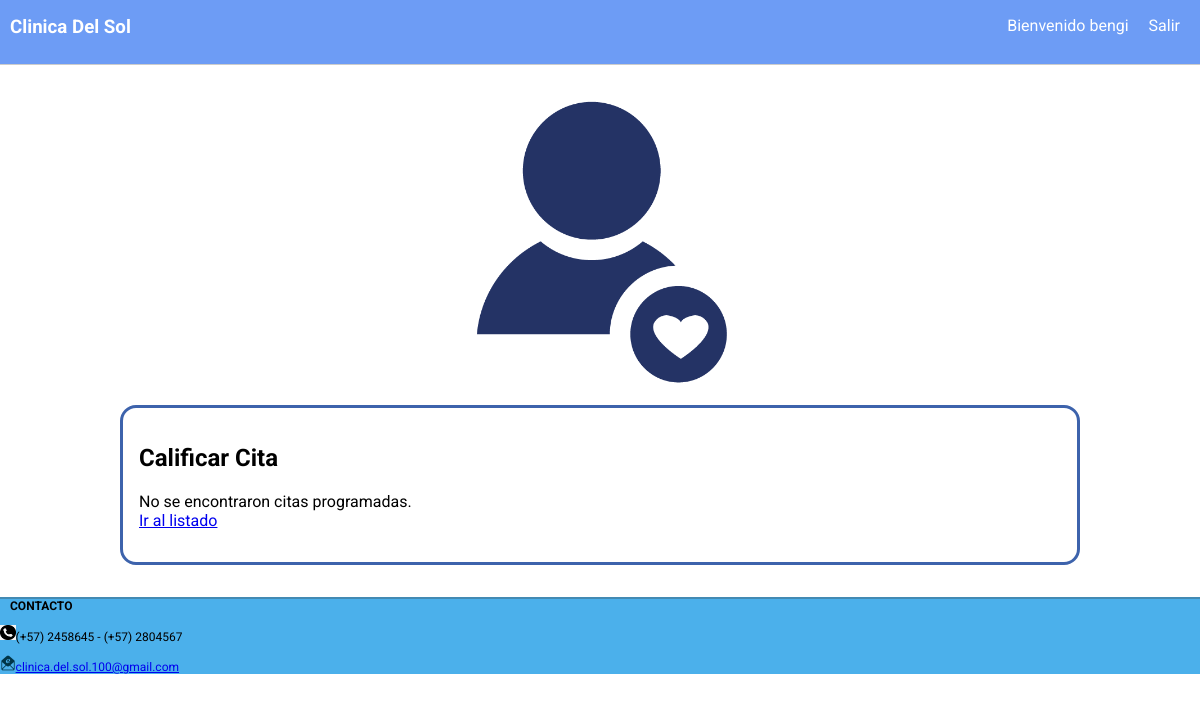
The page /sesion/usuario/citas/calificar/2021-11-01 12:52:00 (signed in) on the database as committed earlier.
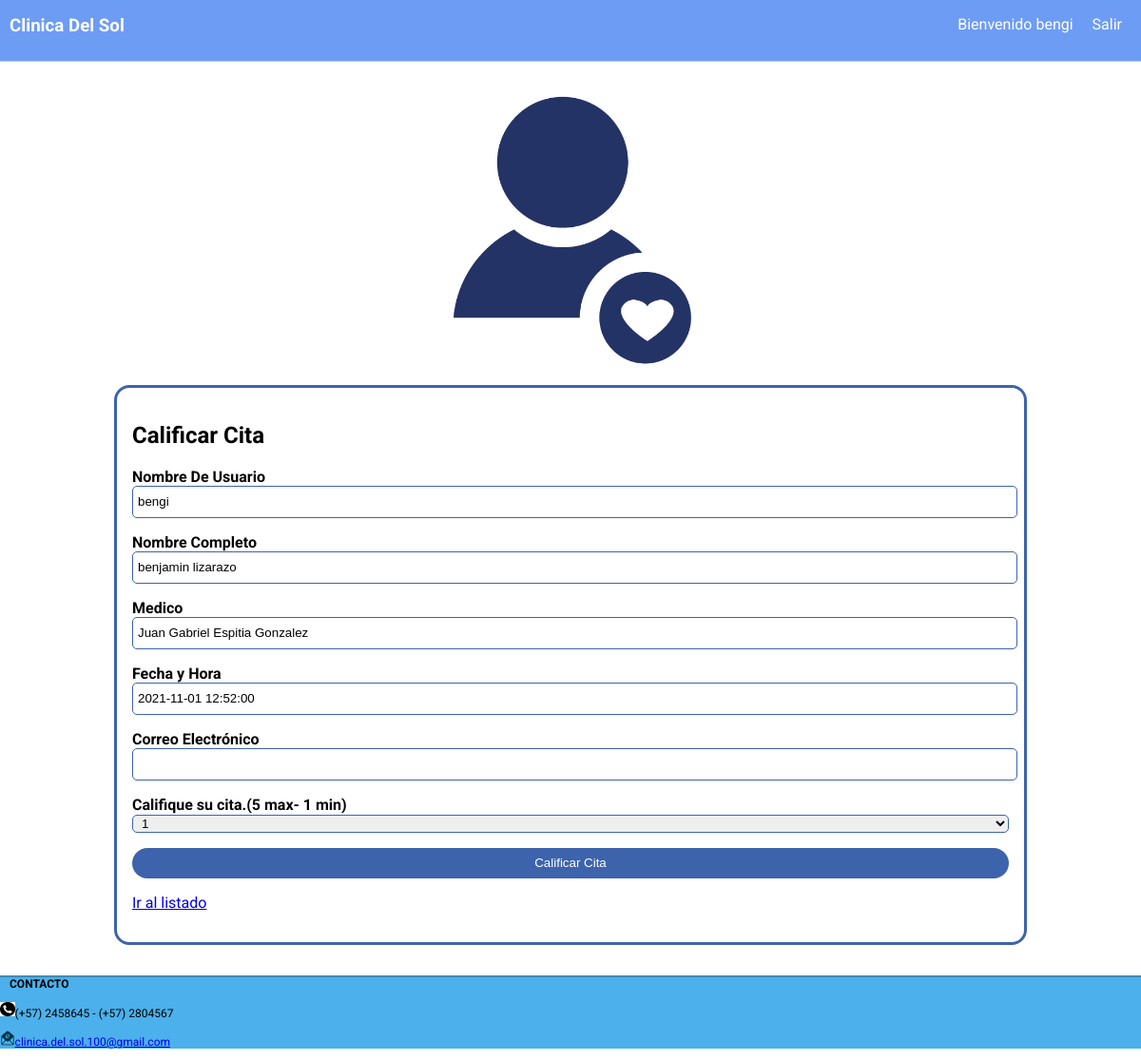
The same page on the database as committed later.
### tables this page shows
CREATE TABLE pacientes (usuario CHAR (50) NOT NULL PRIMARY KEY UNIQUE, nombre CHAR (100) NOT NULL, documento INT (150) NOT NULL, correo CHAR (150) NOT NULL, contrasena CHAR (150) NOT NULL);

CREATE TABLE citas (id INTEGER PRIMARY KEY AUTOINCREMENT NOT NULL, usuario CHAR (150) NOT NULL, paciente CHAR (100) NOT NULL, doctor CHAR (150) NOT NULL, fecha CHAR (500) NOT NULL UNIQUE, observaciones CHAR (150), calificacion CHAR (10));

### app.py (the view, shortened to what this page needs)
@app.route('/sesion/usuario/citas/calificar/<id_fecha>', methods=["GET", "POST"])
@login_required
def calificar_cita(id_fecha):
    nombre_usuario = session.get('nombre_usuario')
    if request.method == "GET":
        formulario = FormCalificar()
        objeto_cita = citas.cargar(id_fecha)
        if objeto_cita:
            formulario.usuario.data = objeto_cita.usuario
            formulario.nombre.data = objeto_cita.paciente
            formulario.medico.data = objeto_cita.doctor
            formulario.fechas.data = objeto_cita.fecha
            return render_template('calificar_cita.html',fecha= id_fecha, form = formulario, aver=session.get('nombre_usuario'))
        return render_template('calificar_cita.html',fecha= id_fecha, mensaje="No se encontraron citas programadas.", aver=nombre_usuario, formulario= FormCalificar())

### forms.py
class FormCalificar(FlaskForm):
    usuario = StringField('Nombre De Usuario', validators=[validators.required(), validators.length(max=100)])
    nombre = StringField('Nombre Completo', validators=[validators.required(), validators.length(max=100)])
    medico = StringField('Medico', validators=[validators.required(), validators.length(max=100)])
    fechas = StringField('Fecha y Hora', validators=[validators.required(), validators.length(max=100)])
    correo = StringField('Correo Electrónico', validators=[validators.required(), validators.length(max=150)])
    calificar = SelectField (u'Califique su cita.(5 max- 1 min)',choices=[(1, '1'),(2, '2'),(3,'3'),(4, '4'),(5,'5')],coerce=int,validators=[validators.optional()])
    enviar = SubmitField('Calificar Cita')

### app.py (called while the page is built)
def login_required(view):
    @functools.wraps(view)
    def wrapped_view(**kwargs):
        if g.user is None:
            return redirect( url_for('sesion') )
        return view(**kwargs)
    return wrapped_view

### db.py (called while the page is built)
def conectar():
    try:
        conn = sqlite3.connect('db/clinica.db')
        return conn
    except Error as err:
        print("Ocurrió un error al establecer la conexión: " + str(err))
        return None

### templates/calificar_cita.html (shortened to what this page needs)
{% extends 'layout.html' %}
{% block contenido %}
<div class="formulario">
    <h2>Calificar Cita</h2>
    {% if form %}
    <form action="{{ url_for('calificar_cita',  id_fecha=fecha) }}" method="POST" onsubmit="return validar_formulario_calificacion();">
        <div class="grupo">
            {{ form.usuario.label }}
            {{ form.usuario(class="control", readonly="")}}
        </div>
        <div class="grupo">
            {{ form.nombre.label }}
            {{ form.nombre(class="control", readonly="")}}
        </div>
        <div class="grupo">
            {{ form.medico.label }}
            {{ form.medico(class="control", readonly="")}}
        </div>
        <div class="grupo">
            {{ form.fechas.label }}
            {{ form.fechas(class="control", readonly="") }}
        </div>
        <div class="grupo">
            {{ form.correo.label }}
            {{ form.correo(class="control", rows="3") }}
        </div>
        <div class="grupo">
            {{ form.calificar.label }}
            {{ form.calificar(class="control", rows="3") }}
        </div>
        <div class="grupo">
            {{ form.enviar(class="boton") }}
        </div>
    </form>
    {% endif %}
    <div class="mensaje">
        {% if mensaje %}
            {{ mensaje }}
        {% endif %}
    </div>
    <div class="grupo">
        <a href="{{ url_for('get_listado_mensajes') }}">Ir al listado</a>
    </div>
</div>
{% endblock %}

### templates/layout.html (shortened to what this page needs)
<!DOCTYPE html>
<html lang="es">
<head>
    <link rel="stylesheet" href="{{ url_for('static',filename='css/estilos.css') }}" />
</head>
<body>
    <div class="barra">
        <h3 class="titulo">Clinica Del Sol</h3>
        {% if g.user %}
            <div class="opcion-barra">
                <a href="{{ url_for('logout') }}">Salir</a>
            </div>
            <div class="opcion-barra">
            Bienvenido        {{ aver }}
            </div>
        {% endif %}
    </div>
    <div class="contenedor">
        {% if g.user %}
        <div class="encabezado" >
            <img src="{{ url_for('static', filename='images/paciente.png') }}" width="30%" />
        </div>
        {% elif g.medic %}
        <div class="encabezado" >
            <img src="{{ url_for('static', filename='images/medico.png') }}" width="30%" />
        </div>
        {% else %}
        <div class="encabezado" >
            <img src="{{ url_for('static', filename='images/logo.png') }}" />
        </div>
        {% endif %}
    {% block contenido %}
        {% endblock %}
    </div>
</body>
    <footer class="footer">
        <h4 class="info">CONTACTO </h4>
            <div class="opcion-info">
                <p > <img src="{{ url_for('static', filename='images/telefono.png') }}" width="1.3%">(+57) 2458645 - (+57) 2804567</p>
            </div>
            <div class="opcion-info">
                <p><img src="{{ url_for('static', filename='images/correo.png') }}"   width="1.3%" ><a href="mailto:tudireccion@email.com">clinica.del.sol.100@gmail.com</a> </p>
            </div>
    </footer>
</html>

Rows that differ between the two databases and show on the page:
no longer on this page (row unchanged): pacientes: usuario "bengi"
added citas: usuario "bengi"
Other text that changed with them:
{{ aver }}: (not shown) → "bengi"
form field nombre: (not shown) → "benjamin lizarazo"
form field medico: (not shown) → "Juan Gabriel Espitia Gonzalez"
form field fechas: (not shown) → "2021-11-01 12:52:00"
form field calificar: (not shown) → "1"
form field enviar: (not shown) → "Calificar Cita"
{{ mensaje }}: "No se encontraron citas programadas." → (not shown)
text now shown: "Nombre De Usuario Nombre Completo Medico Fecha y Hora Correo Electrónico Califique su cita.(5 max- 1 min)"
